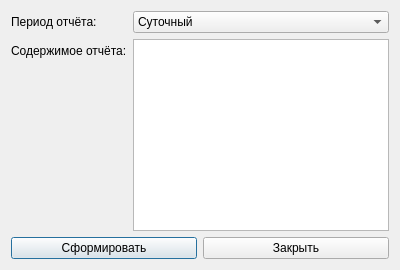
<?xml version="1.0" encoding="UTF-8"?>
<ui version="4.0">
 <class>GMSKCCenterReportForm</class>
 <widget class="QDialog" name="GMSKCCenterReportForm">
  <property name="windowTitle">
   <string>Формирование отчёта для ГМСКЦ</string>
  </property>
  <layout class="QVBoxLayout" name="mainLayout">
   <item>
    <layout class="QFormLayout">
     <item row="0" column="0">
      <widget class="QLabel" name="labelPeriod">
       <property name="text"><string>Период отчёта:</string></property>
      </widget>
     </item>
     <item row="0" column="1">
      <widget class="QComboBox" name="reportPeriod">
       <item><property name="text"><string>Суточный</string></property></item>
       <item><property name="text"><string>Недельный</string></property></item>
       <item><property name="text"><string>Месячный</string></property></item>
      </widget>
     </item>
     <item row="1" column="0">
      <widget class="QLabel" name="labelContent">
       <property name="text"><string>Содержимое отчёта:</string></property>
      </widget>
     </item>
     <item row="1" column="1">
      <widget class="QTextEdit" name="reportContent"/>
     </item>
    </layout>
   </item>
   <item>
    <layout class="QHBoxLayout">
     <item>
      <widget class="QPushButton" name="buttonGenerate">
       <property name="text"><string>Сформировать</string></property>
      </widget>
     </item>
     <item>
      <widget class="QPushButton" name="buttonClose">
       <property name="text"><string>Закрыть</string></property>
      </widget>
     </item>
    </layout>
   </item>
  </layout>
 </widget>
 <resources/>
 <connections/>
</ui>
